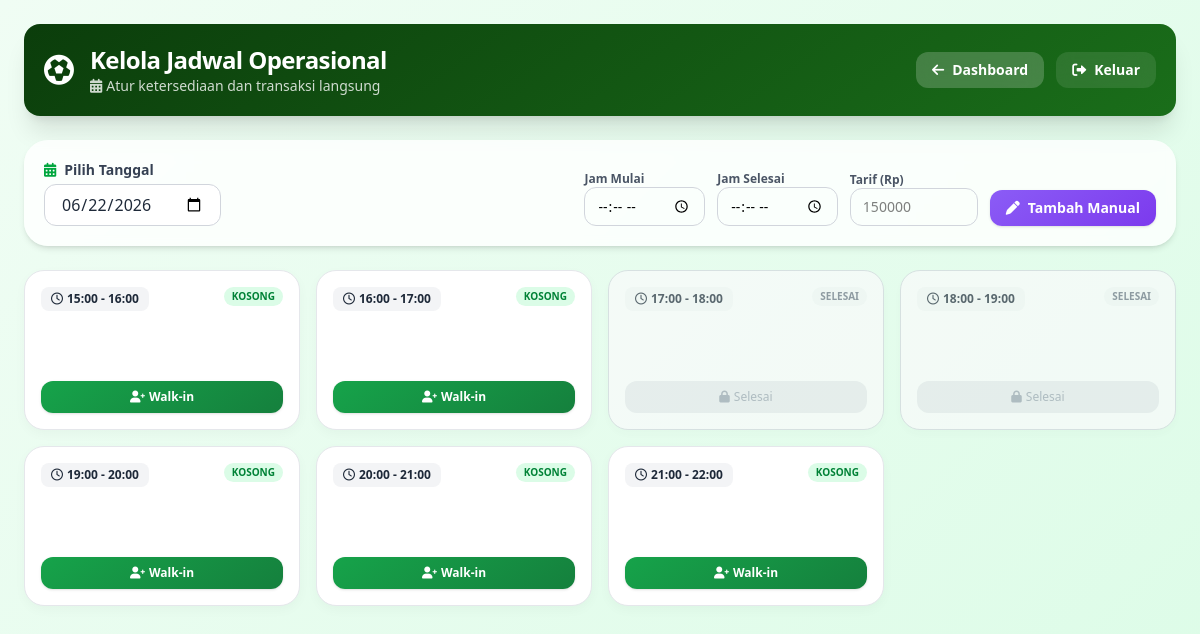
/views/admin/kelola_jadwal.php (signed in), run on the app's committed database.
### tables this page shows
CREATE TABLE `slot_waktu` (
  `id_slot` int(11) NOT NULL,
  `id_lapangan` int(11) NOT NULL,
  `tanggal` date NOT NULL,
  `jam_mulai` time NOT NULL,
  `jam_selesai` time NOT NULL,
  `status_slot` enum('kosong','terkunci','terisi') DEFAULT 'kosong',
  `lock_expired_at` datetime DEFAULT NULL,
  `tarif` decimal(10,2) NOT NULL
);

### controllers/KelolaJadwalController.php (called while the page is built, shortened)
<?php
require_once __DIR__ . '/../config/database.php';
require_once __DIR__ . '/../repositories/SlotRepository.php';
class KelolaJadwalController {
    private $slotRepo;
    public function __construct() {
        $database = new Database();
        $this->db = $database->getConnection();
        $this->slotRepo = new SlotRepository($this->db);
    }
    public function lihatJadwal($tanggal) {
        return $this->slotRepo->findByTanggal($tanggal);
    }
}

### config/database.php (called while the page is built, shortened)
<?php
class Database {
    private $host = "localhost";
    private $db_name = "futsal_booking";
    private $username = "root";
    private $password = "";
    public function getConnection() {
        $this->conn = null;
        try {
            $this->conn = new PDO(
                "mysql:host=" . $this->host . ";dbname=" . $this->db_name,
                $this->username,
                $this->password
            );
            $this->conn->setAttribute(PDO::ATTR_ERRMODE, PDO::ERRMODE_EXCEPTION);
            $this->conn->setAttribute(PDO::ATTR_DEFAULT_FETCH_MODE, PDO::FETCH_OBJ);
        } catch(PDOException $exception) {
            echo "Koneksi database gagal: " . $exception->getMessage();
        }
        return $this->conn;
    }
}

### repositories/SlotRepository.php (called while the page is built, shortened)
<?php
class SlotRepository {
    private $db;
    public function __construct($dbConnection) {
        $this->db = $dbConnection;
    }
    public function findByTanggal($tanggal) {
        $query = "SELECT *,
                  CASE
                    WHEN status_slot = 'terisi' AND TIMESTAMP(tanggal, jam_selesai) < NOW() THEN 'selesai'
                    WHEN status_slot = 'terkunci' AND lock_expired_at < NOW() THEN 'kosong'
                    ELSE status_slot
                  END as status_riil
                  FROM slot_waktu
                  WHERE tanggal = :tanggal
                  ORDER BY jam_mulai ASC";
        $stmt = $this->db->prepare($query);
        $stmt->bindParam(":tanggal", $tanggal);
        $stmt->execute();
        return $stmt->fetchAll();
    }
}

### views/admin/kelola_jadwal.php (the view, shortened to what this page needs)
<?php
$jadwalController = new KelolaJadwalController();
$jadwalController->handleAksiAdmin();
$tanggalPilihan = $_GET['tanggal'] ?? date('Y-m-d');
$listSlot = $jadwalController->lihatJadwal($tanggalPilihan);
?>
<!DOCTYPE html>
<html lang="id">
<head>
    <script src="https://cdn.jsdelivr.net/npm/@tailwindcss/browser@4"></script>
    <link rel="stylesheet" href="https://cdnjs.cloudflare.com/ajax/libs/font-awesome/6.0.0-beta3/css/all.min.css">
</head>
<body class="min-h-screen p-4 md:p-6">
    <div class="max-w-6xl mx-auto">
        <div class="header-gradient rounded-2xl p-5 flex flex-wrap items-center justify-between shadow-xl mb-6 text-white">
            <div class="flex items-center gap-4">
                <i class="fas fa-futbol text-3xl"></i>
                <div>
                    <h1 class="text-2xl font-extrabold tracking-tight">Kelola Jadwal Operasional</h1>
                    <p class="text-sm opacity-80"><i class="fas fa-calendar-alt mr-1"></i>Atur ketersediaan dan transaksi langsung</p>
                </div>
            </div>
            <div class="flex items-center gap-3">
                <a href="dashboard.php" class="bg-white/20 hover:bg-white/30 px-4 py-2 rounded-xl text-sm font-semibold transition flex items-center gap-2 backdrop-blur">
                    <i class="fas fa-arrow-left"></i> Dashboard
                </a>
                <a href="../logout.php" class="bg-white/10 hover:bg-white/20 px-4 py-2 rounded-xl text-sm font-semibold transition flex items-center gap-2 backdrop-blur">
                    <i class="fas fa-sign-out-alt"></i> Keluar
                </a>
            </div>
        </div>
        <div class="form-manual p-5 rounded-2xl shadow-md mb-6">
            <div class="flex flex-wrap items-end gap-4">
                <div>
                    <label class="block text-sm font-semibold text-gray-700 mb-1"><i class="fas fa-calendar-alt text-green-600 mr-2"></i>Pilih Tanggal</label>
                    <form method="GET" action="" id="formTanggal" class="inline">
                        <input type="date" name="tanggal" value="<?php echo $tanggalPilihan; ?>" onchange="document.getElementById('formTanggal').submit();"
                               class="px-4 py-2 border border-gray-300 rounded-xl focus:ring-2 focus:ring-green-500 focus:border-green-500 outline-none text-gray-800 font-medium bg-white">
                    </form>
                </div>
                <form method="POST" action="" class="flex flex-wrap items-end gap-3 ml-auto">
                    <div>
                        <label class="block text-xs font-semibold text-gray-600">Jam Mulai</label>
                        <input type="time" name="jam_mulai" required class="px-3 py-2 border border-gray-300 rounded-xl focus:ring-2 focus:ring-purple-500 focus:border-purple-500 outline-none text-sm">
                    </div>
                    <div>
                        <label class="block text-xs font-semibold text-gray-600">Jam Selesai</label>
                        <input type="time" name="jam_selesai" required class="px-3 py-2 border border-gray-300 rounded-xl focus:ring-2 focus:ring-purple-500 focus:border-purple-500 outline-none text-sm">
                    </div>
                    <div>
                        <label class="block text-xs font-semibold text-gray-600">Tarif (Rp)</label>
                        <input type="number" name="tarif" required placeholder="150000" class="px-3 py-2 border border-gray-300 rounded-xl focus:ring-2 focus:ring-purple-500 focus:border-purple-500 outline-none text-sm w-32">
                    </div>
                    <button type="submit" class="btn-manual text-white font-semibold px-4 py-2 rounded-xl shadow-sm flex items-center gap-2 text-sm">
                        <i class="fas fa-pen"></i> Tambah Manual
                    </button>
                </form>
            </div>
        </div>
        <div class="grid grid-cols-2 sm:grid-cols-3 md:grid-cols-4 gap-4">
            <?php if (empty($listSlot)): ?>
                <div class="col-span-full bg-white/80 backdrop-blur p-12 rounded-2xl text-center text-gray-500 shadow-md border-2 border-dashed border-gray-300">
                    <i class="fas fa-clock text-4xl text-gray-300 mb-2 block"></i>
                    Belum ada jam operasional yang dibuka untuk tanggal ini.<br>
                    <span class="text-xs text-gray-400">Gunakan tombol <strong>“Buka Slot Otomatis”</strong> atau <strong>“Tambah Manual”</strong> di atas.</span>
                </div>
            <?php else: ?>
                <?php foreach ($listSlot as $slot):
                    $statusClass = 'border-gray-200 bg-white';
                    $statusLabel = 'Kosong';
                    $badgeColor = 'bg-green-100 text-green-700';
                    if ($slot->status_riil === 'terisi') {
                        $statusClass = 'border-red-300 bg-red-50/30';
                        $statusLabel = 'Terisi';
                        $badgeColor = 'bg-red-100 text-red-700';
                    } elseif ($slot->status_riil === 'selesai') {
                        $statusClass = 'border-gray-300 bg-gray-50 opacity-70';
                        $statusLabel = 'Selesai';
                        $badgeColor = 'bg-gray-100 text-gray-500';
                    } elseif ($slot->status_riil === 'terkunci') {
                        $statusClass = 'border-amber-300 bg-amber-50/30';
                        $statusLabel = 'Menunggu Bayar';
                        $badgeColor = 'bg-amber-100 text-amber-700';
                        $disabled = true;
                    }
                ?>
                    <div class="slot-card-admin p-4 border <?php echo $statusClass; ?> flex flex-col justify-between h-40">
                        <div class="flex justify-between items-start">
                            <span class="text-xs font-bold text-gray-800 bg-gray-100 px-2.5 py-1 rounded-lg">
                                <i class="far fa-clock mr-1"></i><?php echo date('H:i', strtotime($slot->jam_mulai)) . ' - ' . date('H:i', strtotime($slot->jam_selesai)); ?>
                            </span>
                            <span class="text-[10px] uppercase font-bold <?php echo $badgeColor; ?> px-2 py-0.5 rounded-full"><?php echo $statusLabel; ?></span>
                        </div>
                        <div class="mt-auto">
                            <?php if ($slot->status_riil === 'kosong'): ?>
                                <form method="POST" action="" onsubmit="return confirm('Entri pelanggan Walk-in di jam ini?');">
                                    <button type="submit" class="btn-walkin w-full text-white text-xs font-bold py-2 rounded-xl shadow-sm flex items-center justify-center gap-1">
                                        <i class="fas fa-user-plus"></i> Walk-in
                                    </button>
                                </form>
                            <?php else: ?>
                                <button disabled class="w-full bg-gray-200 text-gray-400 text-xs font-medium py-2 rounded-xl cursor-not-allowed flex items-center justify-center gap-1">
                                    <i class="fas fa-lock"></i> <?php echo ($slot->status_riil === 'selesai') ? 'Selesai' : 'Terkunci'; ?>
                                </button>
                            <?php endif; ?>
                        </div>
                    </div>
                <?php endforeach; ?>
            <?php endif; ?>
        </div>
    </div>
</body>
</html>

### views/admin/kelola_jadwal.php (style rules this page uses)
body { background: linear-gradient(135deg, #f0fdf4 0%, #dcfce7 100%); font-family: 'Segoe UI', Tahoma, Geneva, Verdana, sans-serif; }
.header-gradient { background: linear-gradient(145deg, #0b3d0b, #1a6e1a); }
.slot-card-admin { border-radius: 1.25rem; transition: all 0.15s ease; box-shadow: 0 4px 12px rgba(0,0,0,0.03); }
.btn-walkin { background: linear-gradient(145deg, #16a34a, #15803d); transition: all 0.2s ease; }
.btn-manual { background: linear-gradient(145deg, #8b5cf6, #7c3aed); transition: all 0.2s ease; }
.form-manual { background: rgba(255,255,255,0.8); backdrop-filter: blur(4px); border-radius: 1.5rem; }

### data on the page
slot_waktu: jam_mulai "15:00", jam_selesai "16:00", statusLabel "KOSONG"
slot_waktu: jam_mulai "16:00", jam_selesai "17:00", statusLabel "KOSONG"
slot_waktu: jam_mulai "17:00", jam_selesai "18:00", statusLabel "SELESAI", shows "Selesai"
slot_waktu: jam_mulai "18:00", jam_selesai "19:00", statusLabel "SELESAI", shows "Selesai"
slot_waktu: jam_mulai "19:00", jam_selesai "20:00", statusLabel "KOSONG"
slot_waktu: jam_mulai "20:00", jam_selesai "21:00", statusLabel "KOSONG"
slot_waktu: jam_mulai "21:00", jam_selesai "22:00", statusLabel "KOSONG"
